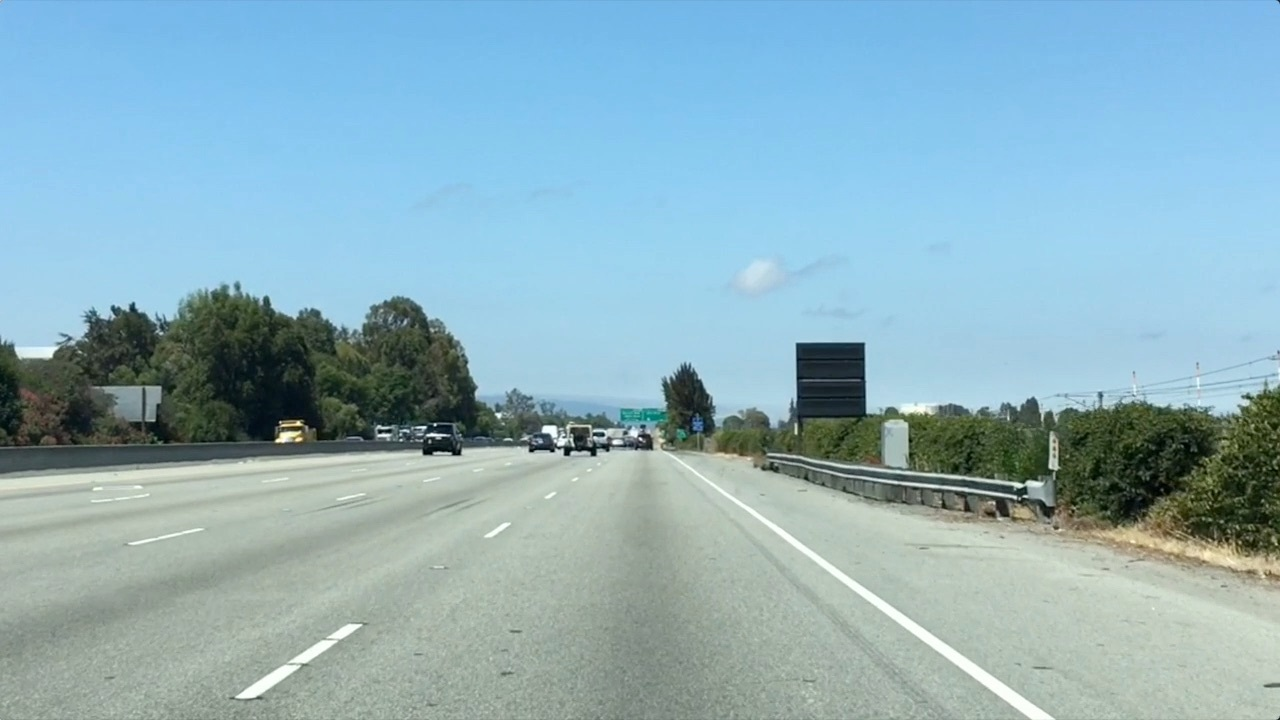
#> input picture computer_vision_fundamentals/test.jpg, 1280 x 720 px
$ python region_masking.py
#> lines starting #> are read from the running program, lines starting #| are printed output that depends on the picture; after the words box and inside, x2 and y2 are one past the last pixel; in counts of white or black regions, pixels touching at a corner belong together
import matplotlib.pyplot as plt
import matplotlib.image as mpimg
import numpy as np

# Read in the image
image = mpimg.imread('test.jpg')
#> image is the input picture: shape (720, 1280, 3); mean R, G, B 141.6, 176.2, 187.5

# Grab the x and y size and make a copy of the image
ysize = image.shape[0]
#> ysize = 720
xsize = image.shape[1]
#> xsize = 1280
color_select = np.copy(image)
line_image = np.copy(image)

# Define color selection criteria
# MODIFY THESE VARIABLES TO MAKE YOUR COLOR SELECTION
red_threshold = 200
green_threshold = 200
blue_threshold = 200

rgb_threshold = [red_threshold, green_threshold, blue_threshold]

# Define the vertices of a triangular mask.
# Keep in mind the origin (x=0, y=0) is in the upper left
# MODIFY THESE VALUES TO ISOLATE THE REGION
# WHERE THE LANE LINES ARE IN THE IMAGE
left_bottom = [150, 720]
right_bottom = [1100, 720]
apex = [625, 400]

# Perform a linear fit (y=Ax+B) to each of the three sides of the triangle
# np.polyfit returns the coefficients [A, B] of the fit
fit_left = np.polyfit((left_bottom[0], apex[0]), (left_bottom[1], apex[1]), 1)
fit_right = np.polyfit((right_bottom[0], apex[0]), (right_bottom[1], apex[1]), 1)
fit_bottom = np.polyfit((left_bottom[0], right_bottom[0]), (left_bottom[1], right_bottom[1]), 1)

# Mask pixels below the threshold
color_thresholds = (image[:, :, 0] < rgb_threshold[0]) | \
                   (image[:, :, 1] < rgb_threshold[1]) | \
                   (image[:, :, 2] < rgb_threshold[2])
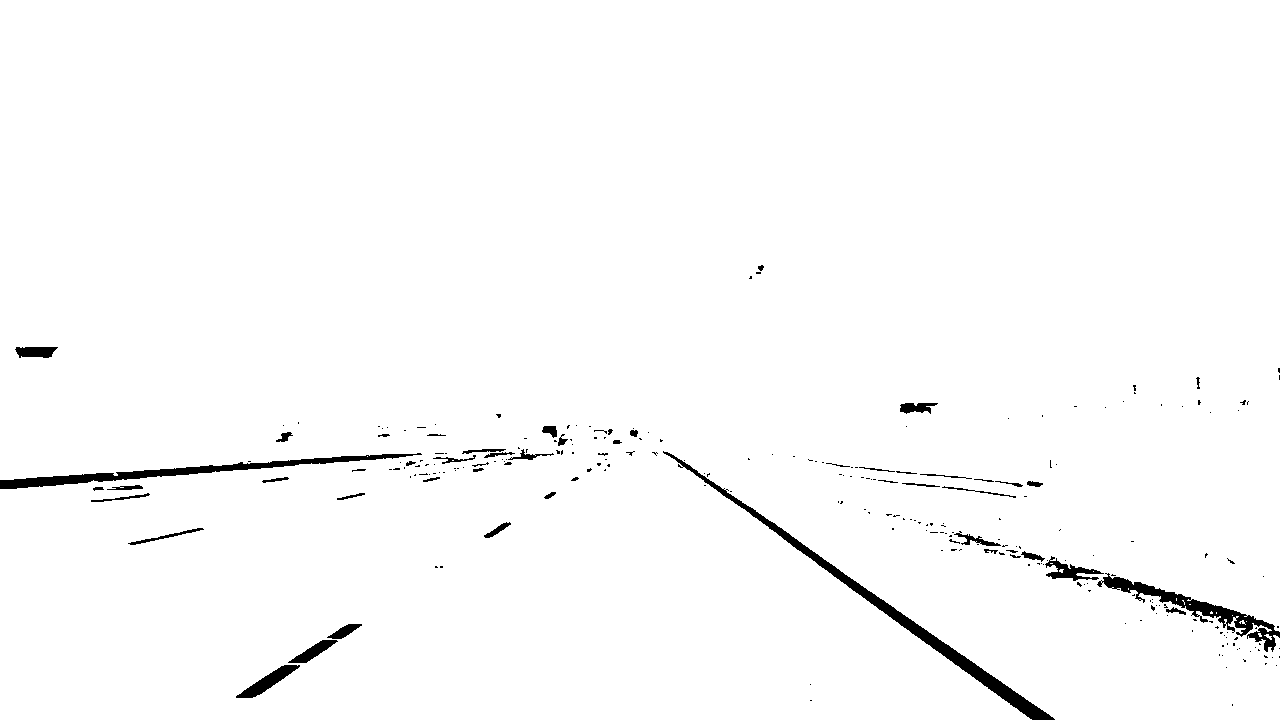
#> color_thresholds: shape (720, 1280) bool; 98.3% white; 254 black regions (201 under 20 px), largest, box (x1, y1, x2, y2) and area: (663, 451, 1055, 720) 3998, (0, 453, 422, 489) 2750, (1097, 573, 1280, 652) 2338

# Find the region inside the lines
XX, YY = np.meshgrid(np.arange(0, xsize), np.arange(0, ysize))
region_thresholds = (YY > (XX * fit_left[0] + fit_left[1])) & \
                    (YY > (XX * fit_right[0] + fit_right[1])) & \
                    (YY < (XX * fit_bottom[0] + fit_bottom[1]))

# Mask color and region selection
color_select[color_thresholds | ~region_thresholds] = [0, 0, 0]
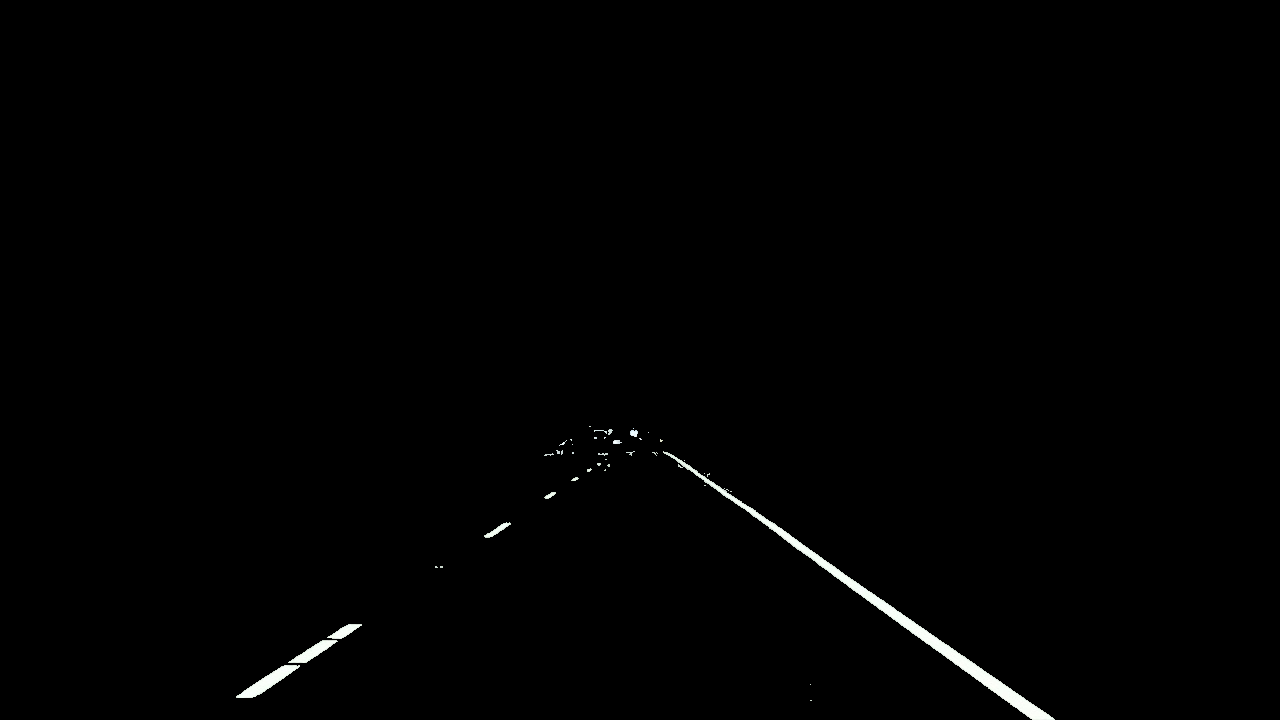
#> color_select: shape (720, 1280, 3); mean R, G, B 1.5, 1.6, 1.5
# Color pixels red where both color and region selections met
line_image[~color_thresholds & region_thresholds] = [255, 0, 0]
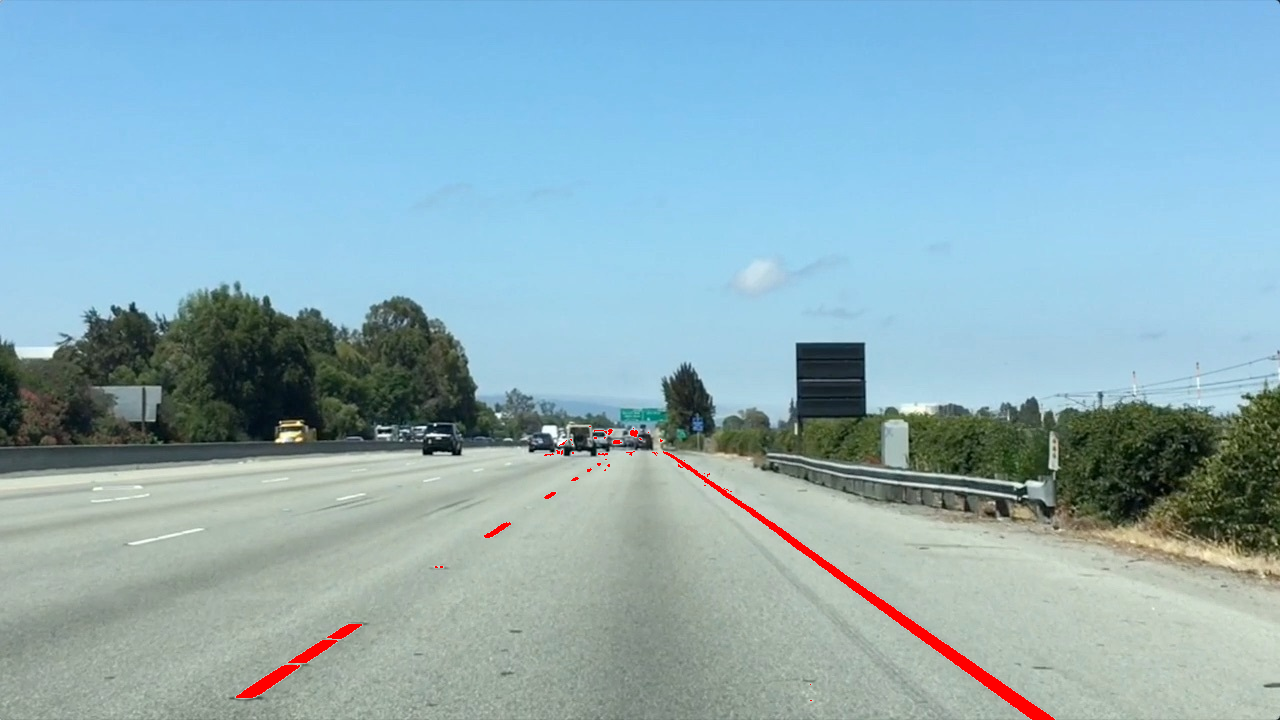
#> line_image: shape (720, 1280, 3); 0.63% of pixels changed, all inside (x1, y1, x2, y2) = (236, 426, 1055, 720)

# Display the image and show region and color selections
f, (ax1, ax2, ax3) = plt.subplots(1, 3, figsize=(20,10))

ax1.imshow(image)
ax1.set_title(image.shape)
x = [left_bottom[0], right_bottom[0], apex[0], left_bottom[0]]
y = [left_bottom[1], right_bottom[1], apex[1], left_bottom[1]]
ax1.plot(x, y, 'b--', lw=4)
ax2.imshow(color_select)
ax3.imshow(line_image)
plt.show()
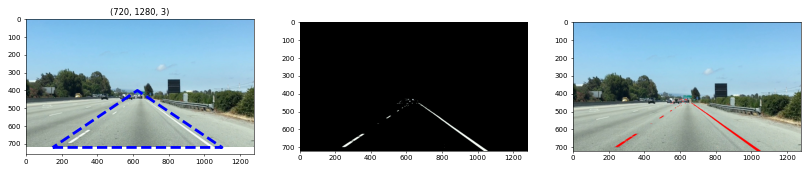
#> figure drawn by matplotlib, 3 panels
